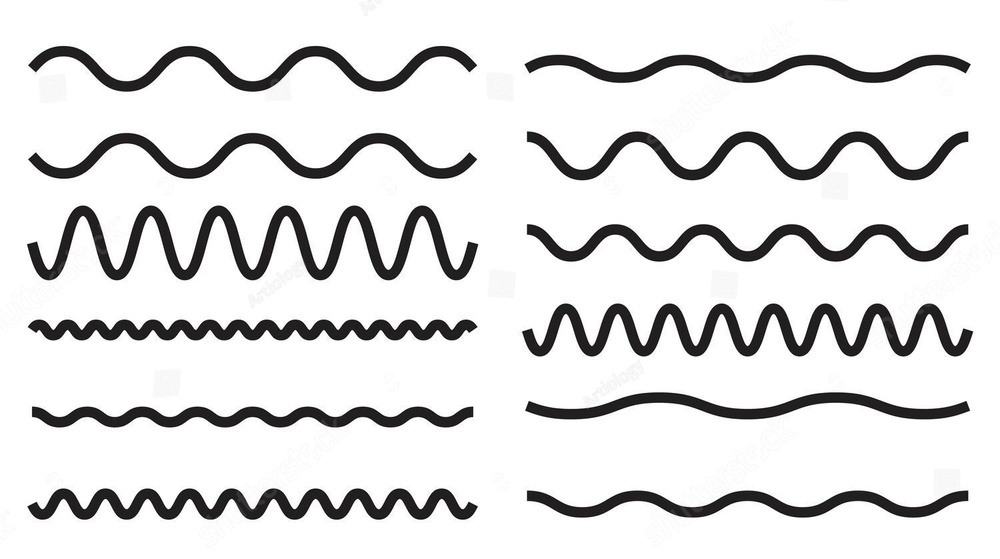
#> input picture lines/lines_2.jpeg, 1000 x 559 px, shrunk from 1500 x 838 before the run
$ jupyter execute lines_2.ipynb
#> lines starting #> are read from the running program, lines starting #| are printed output that depends on the picture; after the words box and inside, x2 and y2 are one past the last pixel; in counts of white or black regions, pixels touching at a corner belong together
[cell 1]
import cv2 as cv
import numpy as np

# define a custom class to read filename from cv.imread
class MyImage:
    def __init__(self, img_name):
#> called with img_name = 'lines_2.jpeg'
        self.img = cv.imread(img_name, cv.IMREAD_GRAYSCALE)
#> self.img: shape (559, 1000); min 1, max 255, mean 224.4
        self.__name = img_name

    def __str__(self):
        return self.__name

[cell 2]
import matplotlib.pyplot as plt


def scale_calibration(img):
    # read img
    scale = cv.imread(img, cv.IMREAD_GRAYSCALE)
    # invert background
    scale = 255 - scale
    # binarize img
    _, scale_bin = cv.threshold(scale, 40, 255, cv.THRESH_BINARY)
    # get bounding rectangle to get width of the scale
    x, y, w, h = cv.boundingRect(scale_bin)
    # define calibration (known distance / distance in pixels of scale)
    calibration = 0.5 / w
    # plot bounding rectangle to debug
    plt.imshow(cv.rectangle(scale, cv.boundingRect(scale_bin), (255, 255, 0), 2))

    return calibration

[cell 3]
from plantcv import plantcv as pcv
from skimage.morphology import skeletonize


def fiberLen(img, calibration, plot=True):

    # read img
    fiber = MyImage(img)

    # store filename
    filename = str(img)

    # invert background to get white pixels on black background
    fiber = 255 - fiber.img
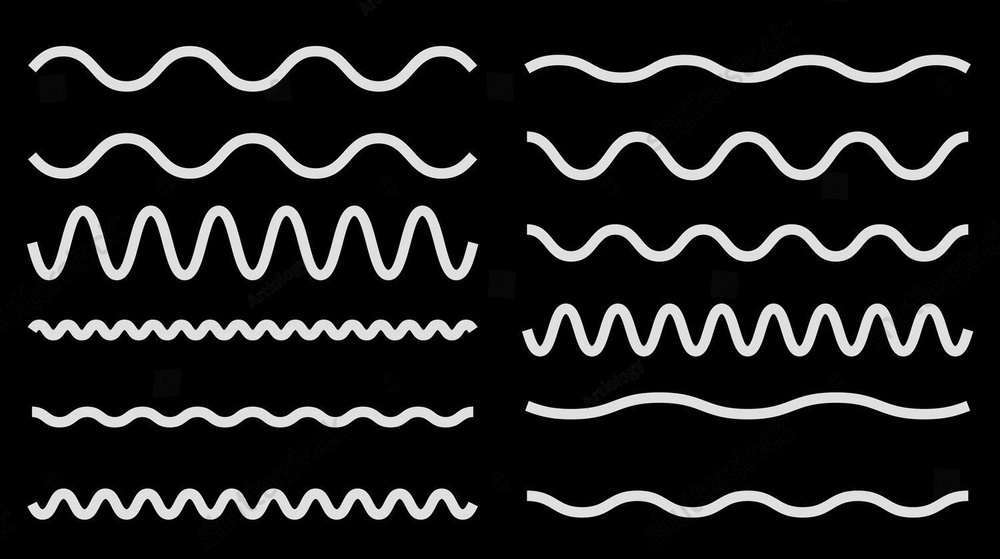
#> fiber: shape (559, 1000); min 0, max 254, mean 30.6


    plt.imshow(fiber, cmap="gray")
    plt.show()

    # dilate then erode to connect disconnected pixels
    fiber = cv.dilate(fiber, None, iterations=1)
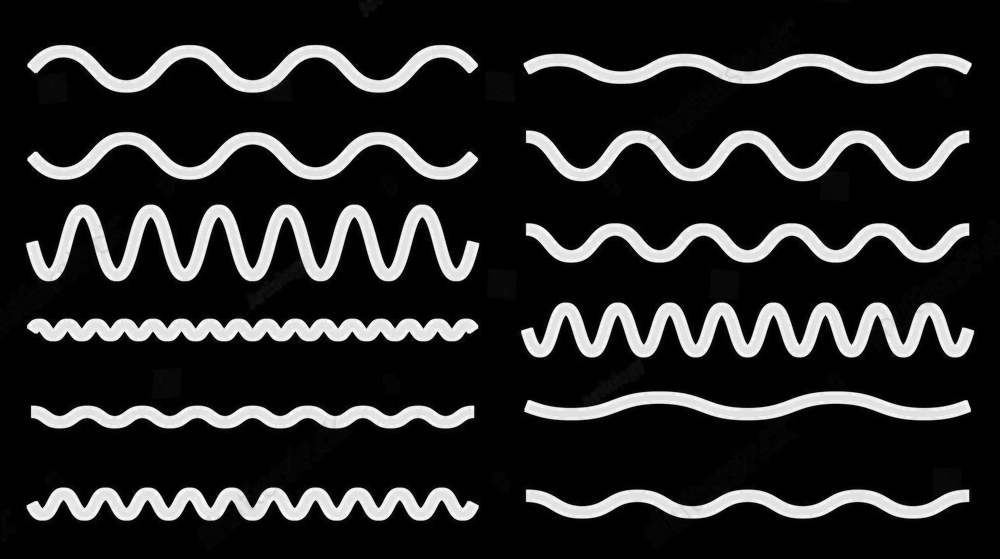
#> fiber: shape (559, 1000); min 0, max 254, mean 39.7
    plt.imshow(fiber, cmap="gray")
    plt.show()
    # fiber = cv.erode(fiber, None, iterations=1)
    # plt.imshow(fiber, cmap="gray")
    # plt.show()

    _, fiber_bin = cv.threshold(fiber, 100, 255, cv.THRESH_BINARY)
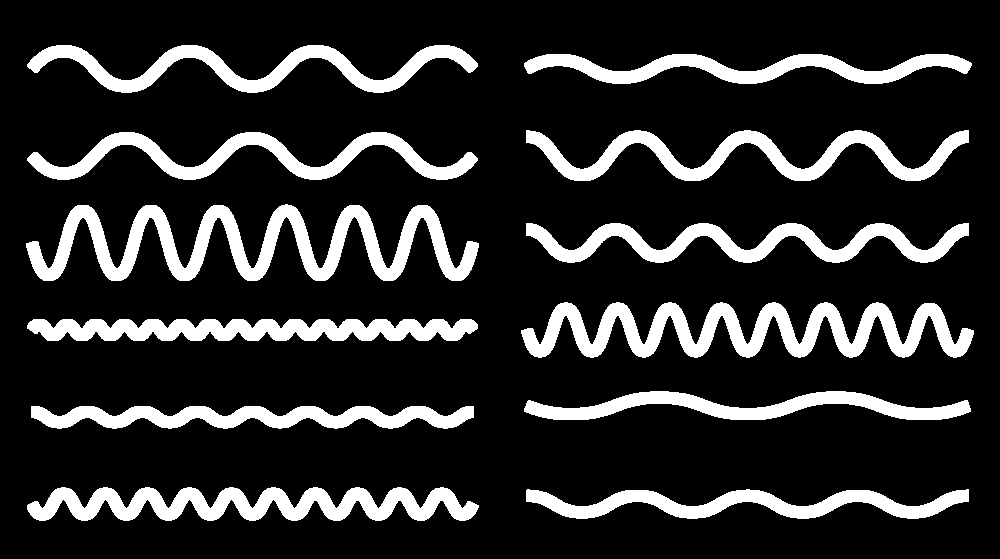
#> fiber_bin: shape (559, 1000); 16.8% white; 12 white regions, largest, box (x1, y1, x2, y2) and area: (26, 204, 479, 281) 12958, (521, 302, 974, 358) 11740, (27, 487, 479, 521) 8783

    # binarize img transforming pixel values to 0s and 1s
    height, width = fiber_bin.shape
#> height = 559; width = 1000
    for i in range(height):
        for j in range(width):
            fiber_bin[i][j] = 1 if fiber_bin[i][j] == 255 else 0
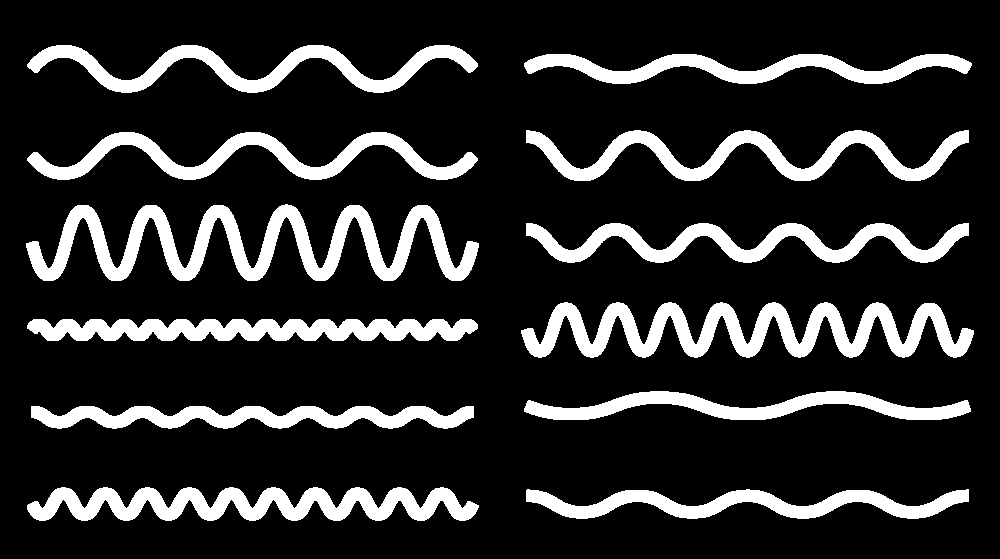
#> fiber_bin: shape (559, 1000); values 0 (black) and 1 (white), 16.8% white; 12 white regions, largest, box (x1, y1, x2, y2) and area: (26, 204, 479, 281) 12958, (521, 302, 974, 358) 11740, (27, 487, 479, 521) 8783

    plt.imshow(fiber_bin, cmap="gray")
    plt.show()

    fiber_skel = pcv.morphology.skeletonize(
        fiber_bin
    )  # pcv skeletonize returns 0 and 1 img / skimage skel returns True and False values

    plt.imshow(fiber_skel, cmap="gray")
    plt.show()

    # get contours
    contours, hierarchy = cv.findContours(
        fiber_skel, cv.RETR_TREE, cv.CHAIN_APPROX_SIMPLE
    )

    # get only contours of fibers (which usually will be greater than 200)
    fiber_contours = [c for c in contours if cv.arcLength(c, False) > 200]

    # initialize lists to store variables
    measurement = []
    label_coord_x = []
    label_coord_y = []

    # get contour perimeter, divide it by 2 and multiply by calibration factor
    for i, cnt in enumerate(fiber_contours):
        measurement.append(
            float(cv.arcLength(fiber_contours[i], False) / 2) * calibration
        )
        # get coordinates if plot is True
        if plot is True:
            label_coord_x.append(
                fiber_contours[i][0][0][0]
            )  # get first pixel of contours
            label_coord_y.append(
                fiber_contours[i][0][0][1]
            )  # get second pixel of contours

    # plot fiber measurements if plot is True
    if plot is True:
        fiber_copy = fiber.copy()
        # loop through measurement values
        for i, value in enumerate(measurement):
            text = "{:.2f}".format(value)
            x = label_coord_x[i]
            y = label_coord_y[i]
            # put measurement labels in image
            cv.putText(
                fiber_copy,
                text=text,
                org=(x, y),
                fontFace=cv.FONT_HERSHEY_SIMPLEX,
                fontScale=1,
                color=(255, 255, 255),
                thickness=1,
            )
        plt.imshow(fiber_copy, cmap="gray")
        plt.show()

    print(len(measurement))

    return [filename, measurement]


# print(fiberLen("lines_1.jpg", 1))
print(fiberLen("lines_2.jpeg", 1))
#> (the call stopped at in fiberLen, `fiber_skel = pcv.morphology.skeletonize( fiber_bin )`: plantcv is not available in this run)
print(fiberLen("lines_3.jpg", 1))
#> call 2 of fiberLen, with img = 'lines_3.jpg', calibration = 1, plot = True
#> call 2 of __init__, with img_name = 'lines_3.jpg'
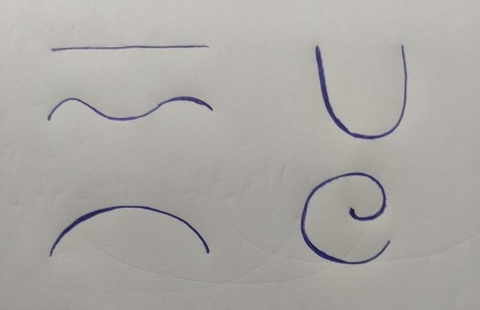
#> input picture lines/lines_3.jpg, 480 x 310 px, shrunk from 720 x 465 before the run
#> in fiberLen (call 2), `fiber = 255 - fiber.img`:
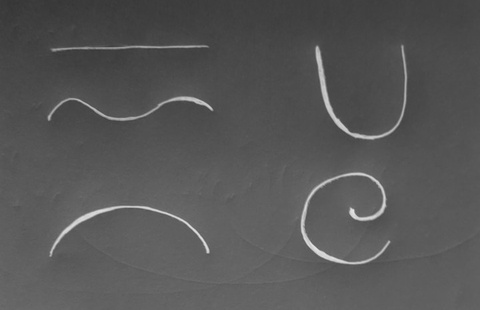
#> fiber: shape (310, 480); min 53, max 229, mean 86.2
#> in fiberLen (call 2), `fiber = cv.dilate(fiber, None, iterations=1)`:
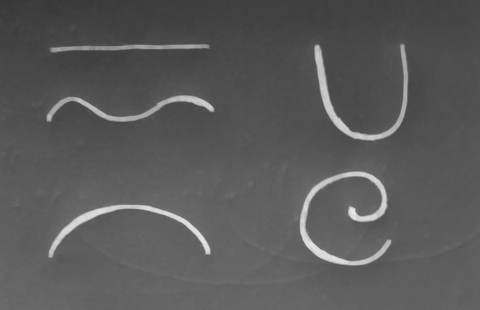
#> fiber: shape (310, 480); min 55, max 229, mean 89.4
#> in fiberLen (call 2), `_, fiber_bin = cv.threshold(fiber, 100, 255, cv.THRESH_BINARY)`:
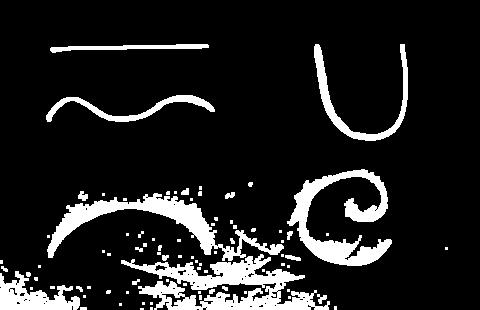
#> fiber_bin: shape (310, 480); 12.6% white; 83 white regions (57 under 20 px), largest, box (x1, y1, x2, y2) and area: (121, 254, 330, 310) 5174, (47, 193, 284, 261) 3739, (287, 169, 392, 266) 3638
#> after the loop in fiberLen (call 2), `for i in range(height):`:
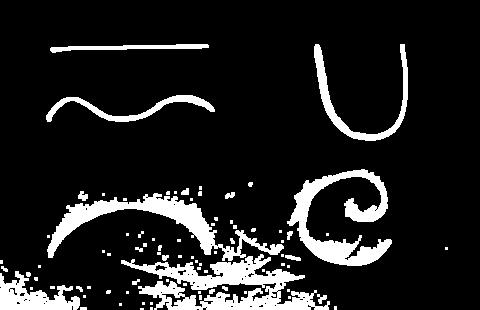
#> fiber_bin: shape (310, 480); values 0 (black) and 1 (white), 12.6% white; 83 white regions (57 under 20 px), largest, box (x1, y1, x2, y2) and area: (121, 254, 330, 310) 5174, (47, 193, 284, 261) 3739, (287, 169, 392, 266) 3638
#> (the call stopped at in fiberLen, `fiber_skel = pcv.morphology.skeletonize( fiber_bin )`: plantcv is not available in this run)
